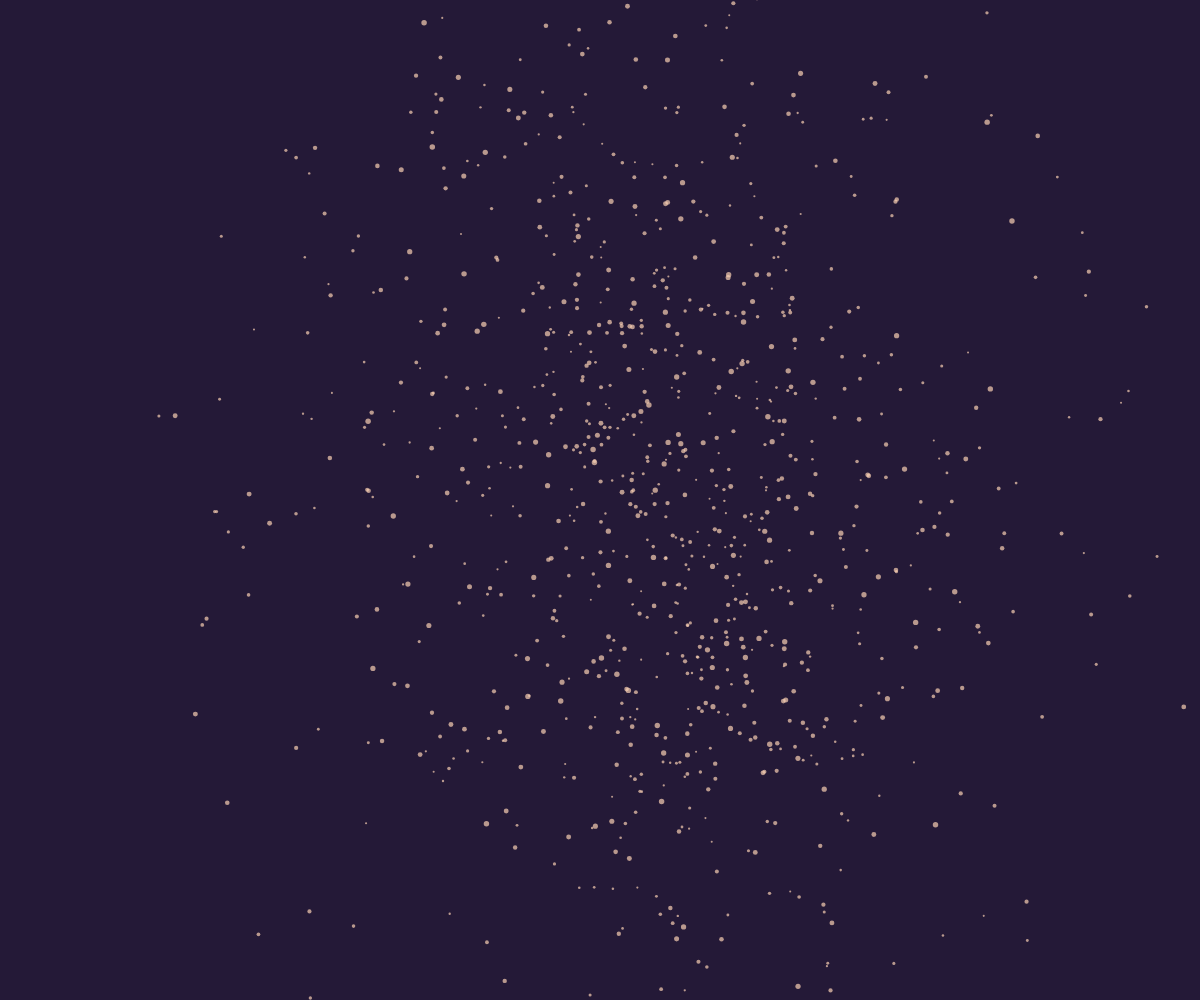
Frame 1 (no input)
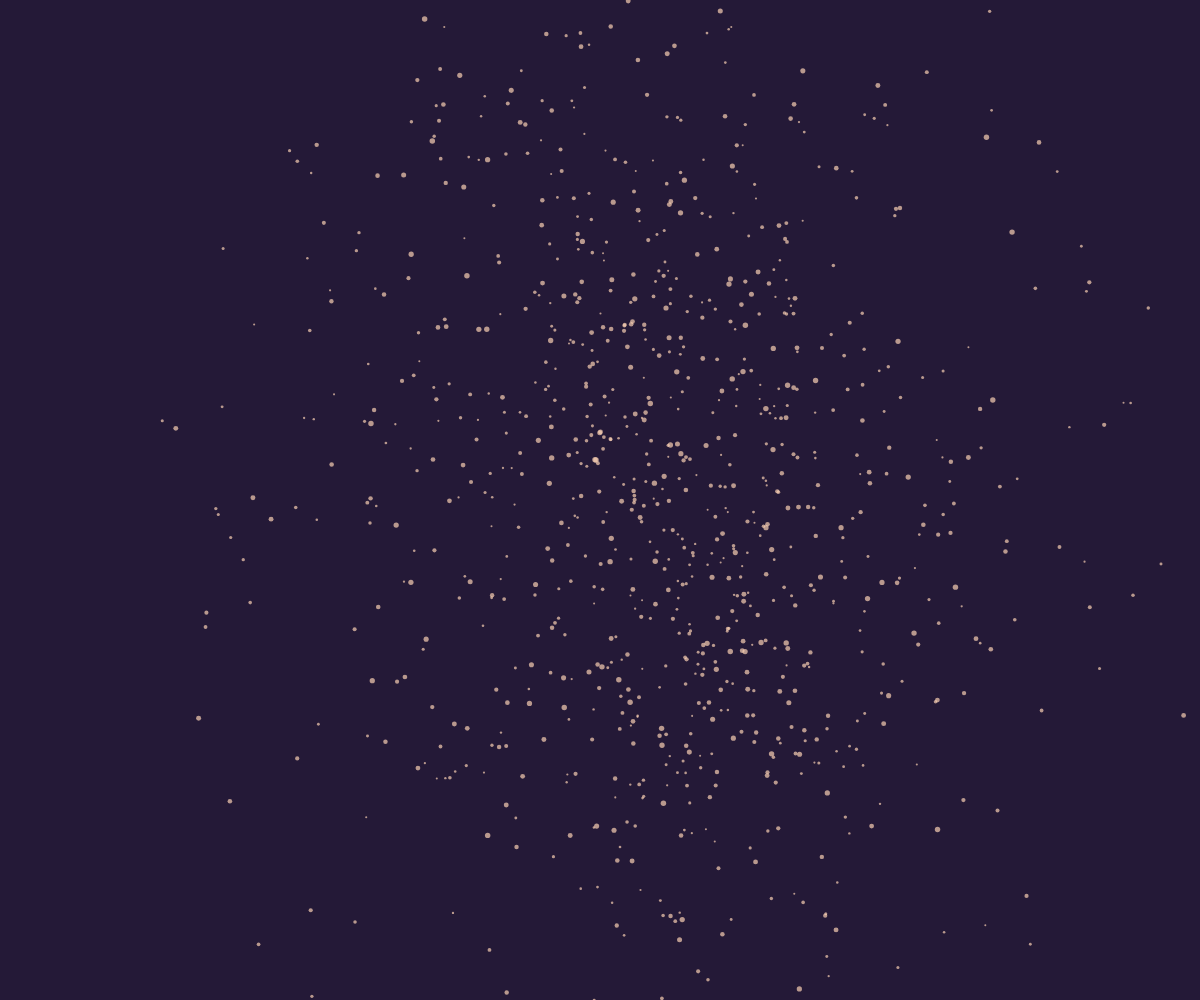
Frame 60 (no input)
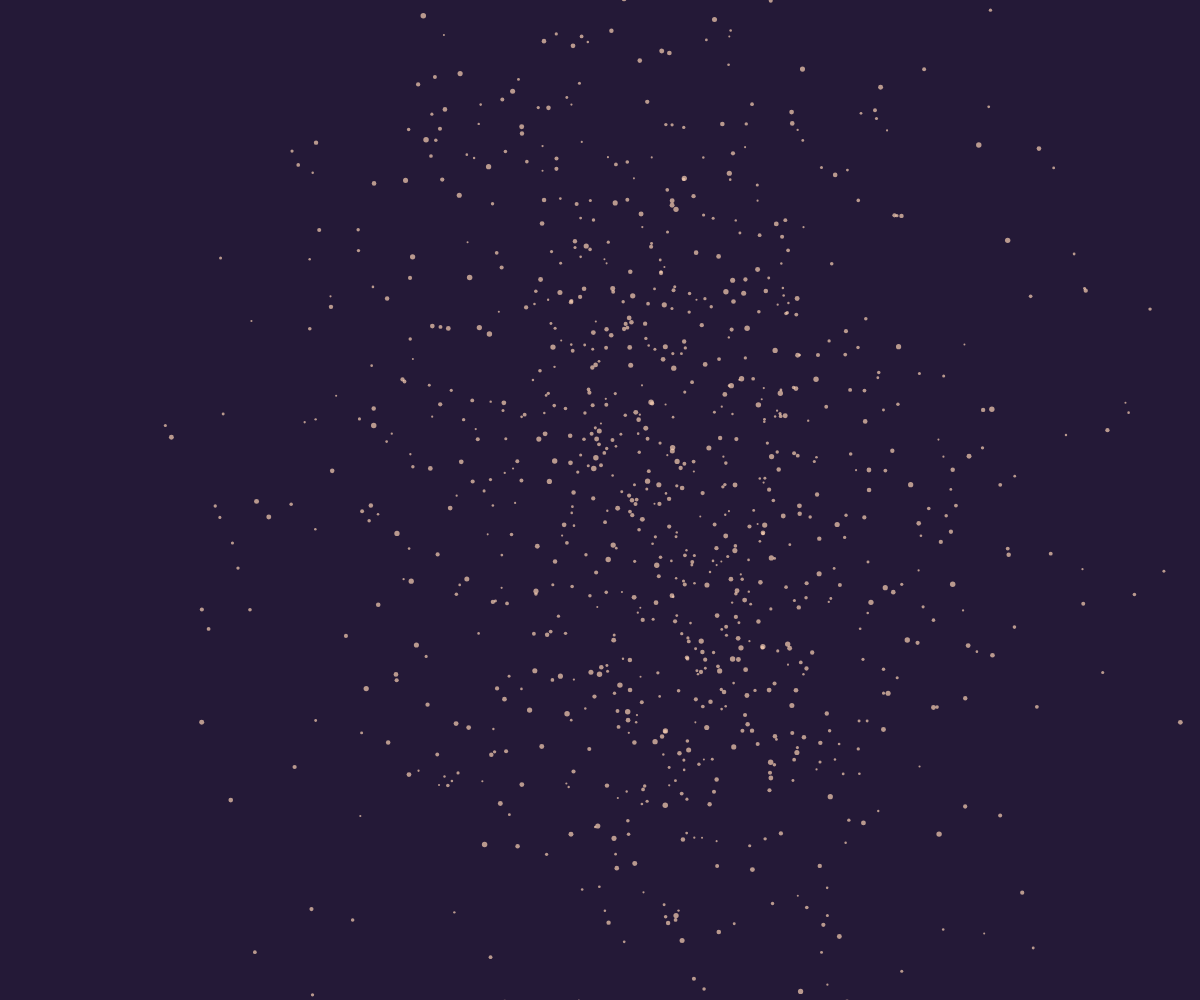
Frame 120 (the mouse pressed at the canvas centre since frame 60)

The p5.js sketch that drew these frames (run headless with seeded random() and noise() and a simulated clock; from frame 60 on, the mouse is pressed at the canvas centre):

// p5.js sketch
// ── sketch.js
var dustParticles = [];



function setup(){

  createCanvas(windowWidth, windowHeight);

  for(var i = 0; i <= 1000; i++){
    dustParticles.push(new DustParticle());
  }
}



function draw(){
background(36,25,55);
  for(var i = 0; i < dustParticles.length; i++){
    dustParticles[i].move();
    dustParticles[i].display();
  }
}



function windowResized(){
  createCanvas(windowWidth, windowHeight);
}


//a constructor that builds a dust particle class
function DustParticle(){

  this.dustOrbitalX = randomGaussian(width/random(1.75,2), width*random(0.05, 0.2));
  this.dustOrbitalY = randomGaussian(height/2, height*random(0.2,0.33));

  this.dustSize = random(2,5.5);


  this.diameter = 30;
  this.radiusAngle = 0;

  this.theta = 0;
  this.increment = random(-100,100);
  this.thetaVelocity = random(random(-0.01,-0.015), random(0.015,0.01));
  this.radAngleVel = random(0.005,0.0015);

    this.move = function(){
      this.x = this.increment + (sin(this.radiusAngle) * this.diameter/2) + this.diameter/2 * cos(this.theta);
      this.y = this.increment + (sin(this.radiusAngle) * this.diameter/2) + this.diameter/2 * sin(this.theta);
      this.theta += this.thetaVelocity;
      this.radiusAngle += this.radAngleVel;
    }

    this.display = function(){
      push();
      ellipseMode(CENTER);
      noStroke();
      translate(this.dustOrbitalX, this.dustOrbitalY);
      fill(248,207,179, 180);
      ellipse(this.x, this.y, this.dustSize, this.dustSize);
      pop();
    }
}
